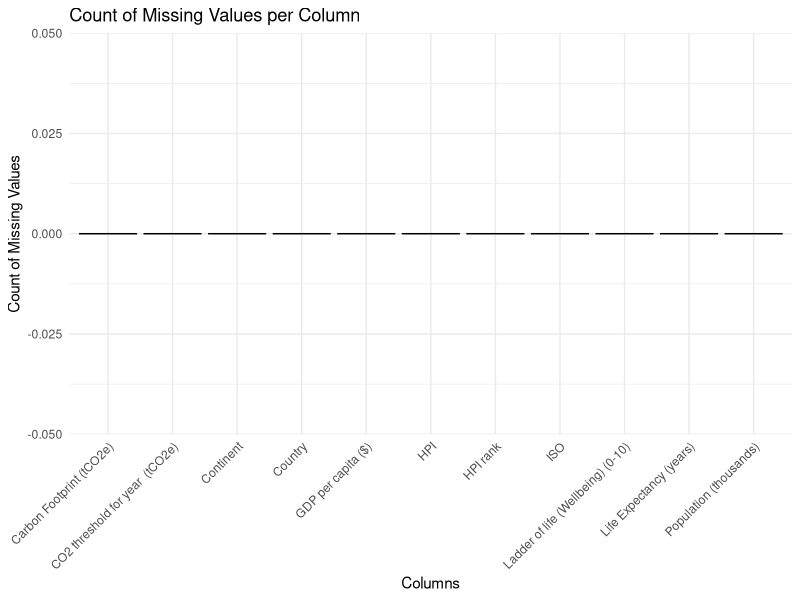
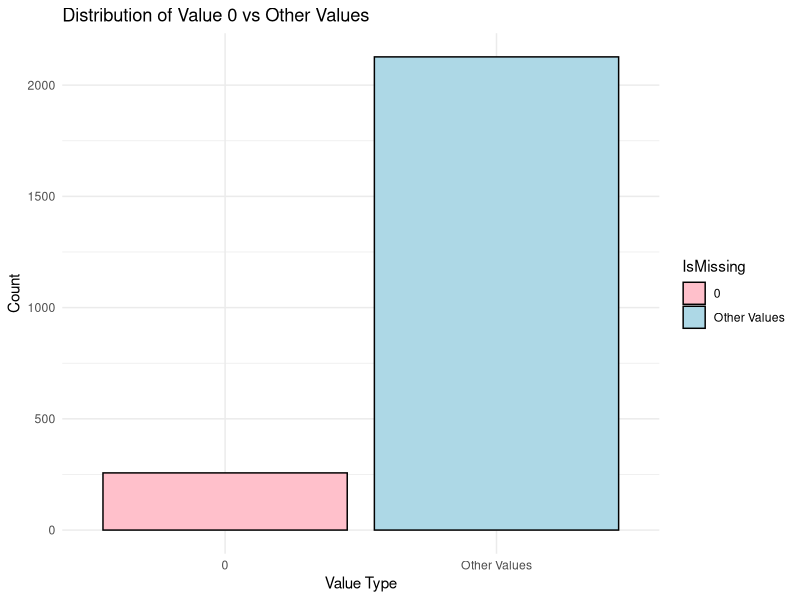

Recreate these plots in R, in order.
## ---- chunk 1
library(readxl)
library(dplyr)
library(readr)
library(ggplot2)


## ---- chunk 2

hpi_2024 <- read_csv("All countries_20211.csv", skip=8)
## ---- chunk 3
missing_values <- colSums(is.na(hpi_2024))

hpi <- read_csv("data/hpi.csv")
## ---- chunk 4
hpi <- hpi %>% select(-`...5`, -`...14`, -`...1`)
missing_values <- colSums(is.na(hpi))
bar_plot <- ggplot(data.frame(Column = names(missing_values), Missing = missing_values), 
                   aes(x = Column, y = Missing, fill = Column)) +
  geom_bar(stat = "identity", color = "black") +
  labs(title = "Count of Missing Values per Column", x = "Columns", y = "Count of Missing Values") +
  theme_minimal() +
  theme(legend.position = "none",
        axis.text.x = element_text(angle = 45, hjust = 1)) + 
  scale_fill_brewer(palette = "Set3")
bar_plot
## ---- chunk 5

hpi_2024$IsMissing <- ifelse(hpi_2024$`Ladder of life (Wellbeing) (0-10)` == 0, "0", "Other Values")

hpi_2024$IsMissing <- ifelse(hpi_2024$`Ladder of life (Wellbeing) (0-10)` == 0, "0", "Other Values")
hpi$IsMissing <- ifelse(hpi$`Ladder of life (Wellbeing) (0-10)` == 0, "0", "Other Values")

missing_plot <- ggplot(hpi, aes(x = IsMissing, fill = IsMissing)) + geom_bar(color = "black") + scale_fill_manual(values = c("0" = "pink", "Other Values" = "lightblue")) + labs(title = "Distribution of Value 0 vs Other Values", x = "Value Type", y = "Count") + theme_minimal()

print(missing_plot)
